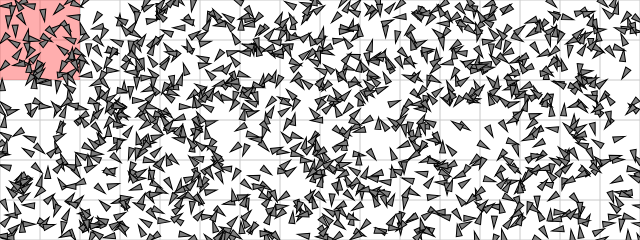
Frame 1 (no input)
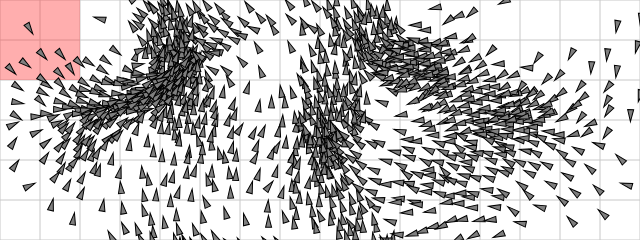
Frame 60 (no input)
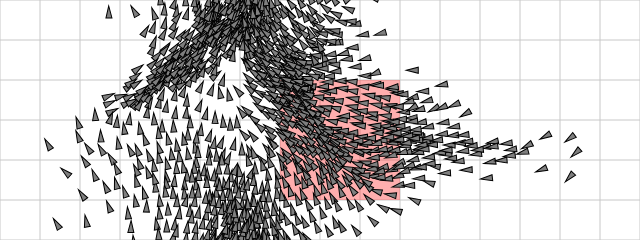
Frame 120 (the mouse pressed at the canvas centre since frame 60)

The p5.js sketch that drew these frames (run headless with seeded random() and noise() and a simulated clock; from frame 60 on, the mouse is pressed at the canvas centre):

// p5.js sketch
// ── sketch.js
// The Nature of Code
// Daniel Shiffman
// http://natureofcode.com

// Demonstration of Craig Reynolds' "Flocking" behavior
// See: http://www.red3d.com/cwr/
// Rules: Cohesion, Separation, Alignment

// Click mouse to add boids into the system

let flock;

// bin-lattice spatial subdivision
let grid;
let cols;
let rows;
let resolution = 40; // adjust as necessary

function make2DArray(cols, rows) {
  let arr = new Array(cols);
  for (let i = 0; i < arr.length; i++) {
    arr[i] = new Array(rows);
  }
  return arr;
}

function setup() {
  createCanvas(640, 240);
  cols = floor(width / resolution);
  rows = floor(height / resolution);
  grid = make2DArray(cols, rows);
  flock = new Flock();
  // Add an initial set of boids into the system
  for (let i = 0; i < 1200; i++) {
    let boid = new Boid(random(width), random(height));
    flock.addBoid(boid);
  }
}

function draw() {
  background(255);

  // Reset grid at the beginning of each frame
  for (let i = 0; i < cols; i++) {
    for (let j = 0; j < rows; j++) {
      grid[i][j] = [];
    }
  }

  // Place each boid into the appropriate cell in the grid
  for (let boid of flock.boids) {
    let col = floor(boid.position.x / resolution);
    let row = floor(boid.position.y / resolution);
    col = constrain(col, 0, cols - 1);
    row = constrain(row, 0, rows - 1);
    grid[col][row].push(boid);
  }

  // Draw the grid
  stroke(200);
  strokeWeight(1);

  // Draw vertical lines
  for (let i = 0; i <= cols; i++) {
    let x = i * resolution;
    line(x, 0, x, height);
  }

  // Draw horizontal lines
  for (let j = 0; j <= rows; j++) {
    let y = j * resolution;
    line(0, y, width, y);
  }

  // Highlight the 3x3 neighborhood the mouse is over
  let mouseCol = floor(mouseX / resolution);
  let mouseRow = floor(mouseY / resolution);
  noStroke();
  fill(255, 50, 50, 100); // Semi-transparent red
  for (let i = -1; i <= 1; i++) {
    for (let j = -1; j <= 1; j++) {
      let col = mouseCol + i;
      let row = mouseRow + j;
      // Check if the cell is within the grid
      if (col >= 0 && col < cols && row >= 0 && row < rows) {
        rect(col * resolution, row * resolution, resolution, resolution);
      }
    }
  }

  flock.run();
}

// Add a new boid into the System
function mouseDragged() {
  flock.addBoid(new Boid(mouseX, mouseY));
}

// ── boid.js
// The Nature of Code
// Daniel Shiffman
// http://natureofcode.com

// Boid class
// Methods for Separation, Cohesion, Alignment added

class Boid {
  constructor(x, y) {
    this.acceleration = createVector(0, 0);
    this.velocity = createVector(random(-1, 1), random(-1, 1));
    this.position = createVector(x, y);
    this.r = 3.0;
    this.maxspeed = 3; // Maximum speed
    this.maxforce = 0.05; // Maximum steering force
  }

  run() {
    let col = Math.floor(this.position.x / resolution);
    let row = Math.floor(this.position.y / resolution);
    let neighbors = [];

    // Check cells in a 3x3 block around the current boid
    for (let i = -1; i <= 1; i++) {
      for (let j = -1; j <= 1; j++) {
        let newCol = col + i;
        let newRow = row + j;
        // Make sure this is a valid cell
        if (newCol >= 0 && newCol < cols && newRow >= 0 && newRow < rows) {
          // Add all boids in this cell to neighbors
          neighbors = neighbors.concat(grid[newCol][newRow]);
        }
      }
    }

    this.flock(neighbors);
    this.update();
    this.borders();
    this.render();
  }

  applyForce(force) {
    // We could add mass here if we want A = F / M
    this.acceleration.add(force);
  }

  // We accumulate a new acceleration each time based on three rules
  flock(boids) {
    let sep = this.separate(boids); // Separation
    let ali = this.align(boids); // Alignment
    let coh = this.cohesion(boids); // Cohesion
    // Arbitrarily weight these forces
    sep.mult(1.5);
    ali.mult(1.0);
    coh.mult(1.0);
    // Add the force vectors to acceleration
    this.applyForce(sep);
    this.applyForce(ali);
    this.applyForce(coh);
  }

  // Method to update location
  update() {
    // Update velocity
    this.velocity.add(this.acceleration);
    // Limit speed
    this.velocity.limit(this.maxspeed);
    this.position.add(this.velocity);
    // Reset accelertion to 0 each cycle
    this.acceleration.mult(0);
  }

  // A method that calculates and applies a steering force towards a target
  // STEER = DESIRED MINUS VELOCITY
  seek(target) {
    let desired = p5.Vector.sub(target, this.position); // A vector pointing from the location to the target
    // Normalize desired and scale to maximum speed
    desired.normalize();
    desired.mult(this.maxspeed);
    // Steering = Desired minus Velocity
    let steer = p5.Vector.sub(desired, this.velocity);
    steer.limit(this.maxforce); // Limit to maximum steering force
    return steer;
  }

  render() {
    // Draw a triangle rotated in the direction of velocity
    let theta = this.velocity.heading() + radians(90);
    fill(127);
    stroke(0);
    push();
    translate(this.position.x, this.position.y);
    rotate(theta);
    beginShape();
    vertex(0, -this.r * 2);
    vertex(-this.r, this.r * 2);
    vertex(this.r, this.r * 2);
    endShape(CLOSE);
    pop();
  }

  // Wraparound
  borders() {
    if (this.position.x < -this.r) this.position.x = width + this.r;
    if (this.position.y < -this.r) this.position.y = height + this.r;
    if (this.position.x > width + this.r) this.position.x = -this.r;
    if (this.position.y > height + this.r) this.position.y = -this.r;
  }

  // Separation
  // Method checks for nearby boids and steers away
  separate(boids) {
    let desiredseparation = 25.0;
    let steer = createVector(0, 0);
    let count = 0;
    // For every boid in the system, check if it's too close
    for (let i = 0; i < boids.length; i++) {
      let d = p5.Vector.dist(this.position, boids[i].position);
      // If the distance is greater than 0 and less than an arbitrary amount (0 when you are yourself)
      if (d > 0 && d < desiredseparation) {
        // Calculate vector pointing away from neighbor
        let diff = p5.Vector.sub(this.position, boids[i].position);
        diff.normalize();
        diff.div(d); // Weight by distance
        steer.add(diff);
        count++; // Keep track of how many
      }
    }
    // Average -- divide by how many
    if (count > 0) {
      steer.div(count);
    }

    // As long as the vector is greater than 0
    if (steer.mag() > 0) {
      // Implement Reynolds: Steering = Desired - Velocity
      steer.normalize();
      steer.mult(this.maxspeed);
      steer.sub(this.velocity);
      steer.limit(this.maxforce);
    }
    return steer;
  }

  // Alignment
  // For every nearby boid in the system, calculate the average velocity
  align(boids) {
    let neighbordist = 50;
    let sum = createVector(0, 0);
    let count = 0;
    for (let i = 0; i < boids.length; i++) {
      let d = p5.Vector.dist(this.position, boids[i].position);
      if (d > 0 && d < neighbordist) {
        sum.add(boids[i].velocity);
        count++;
      }
    }
    if (count > 0) {
      sum.div(count);
      sum.normalize();
      sum.mult(this.maxspeed);
      let steer = p5.Vector.sub(sum, this.velocity);
      steer.limit(this.maxforce);
      return steer;
    } else {
      return createVector(0, 0);
    }
  }

  // Cohesion
  // For the average location (i.e. center) of all nearby boids, calculate steering vector towards that location
  cohesion(boids) {
    let neighbordist = 50;
    let sum = createVector(0, 0); // Start with empty vector to accumulate all locations
    let count = 0;
    for (let i = 0; i < boids.length; i++) {
      let d = p5.Vector.dist(this.position, boids[i].position);
      if (d > 0 && d < neighbordist) {
        sum.add(boids[i].position); // Add location
        count++;
      }
    }
    if (count > 0) {
      sum.div(count);
      return this.seek(sum); // Steer towards the location
    } else {
      return createVector(0, 0);
    }
  }
}

// ── flock.js
// The Nature of Code
// Daniel Shiffman
// http://natureofcode.com

// Flock object
// Does very little, simply manages the array of all the boids

class Flock {

  constructor() {
    // An array for all the boids
    this.boids = []; // Initialize the array
  }

  run() {
    for (let boid of this.boids) {
      boid.run(this.boids); // Passing the entire list of boids to each boid individually
    }
  }

  addBoid(boid) {
    this.boids.push(boid);
  }
}
